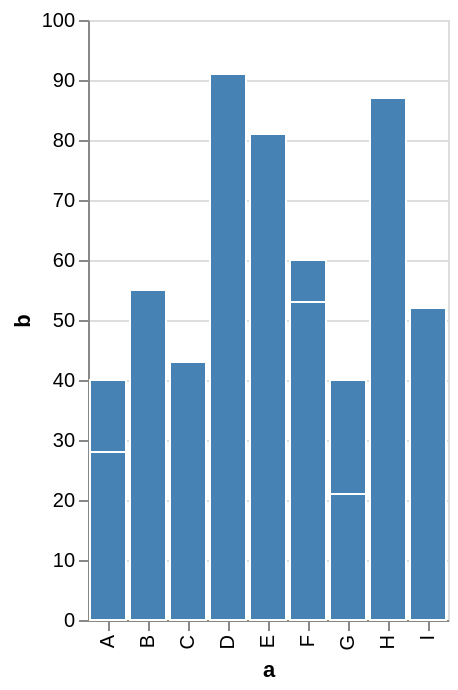

Vega-Lite specification for this chart:
### Vega-Lite specification from a JSON file in a GitHub repository (floating-point values rounded to 4 significant figures)
{"$schema": "https://vega.github.io/schema/vega-lite/v5.json", "background": "white", "data": {"values": [{"a": "A", "b": 28}, {"a": "A", "b": 12}, {"a": "B", "b": 55}, {"a": "C", "b": 43}, {"a": "D", "b": 91}, {"a": "E", "b": 81}, {"a": "F", "b": 53}, {"a": "F", "b": 7}, {"a": "G", "b": 21}, {"a": "G", "b": 19}, {"a": "H", "b": 87}, {"a": "I", "b": 52}]}, "mark": "bar", "encoding": {"x": {"field": "a", "type": "nominal"}, "y": {"field": "b", "type": "quantitative", "stack": true}, "fill": {"value": "steelblue"}, "stroke": {"value": "white"}}}
